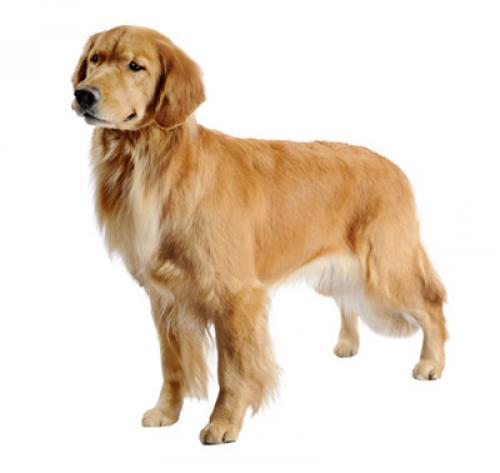
#> input picture CICLO-VII/IA/Parte_practica/semana11/ejemploImagenes/golden.jpeg, 500 x 473 px, found by its file name
$ jupyter execute 04_OCV_dibujando.ipynb
#> lines starting #> are read from the running program, lines starting #| are printed output that depends on the picture
# Dibujando con OpenCV

### Importar las librerias

[cell 1]
# Importar las librerias necesarias
from matplotlib import pyplot as plt
import numpy as np
import cv2

### Función para mostrar imágenes en Jupyter Notebooks y Google Colab

[cell 2]
def mostrar_imagen(titulo,imagen):
  imagen = cv2.cvtColor(imagen,cv2.COLOR_BGR2RGB)
  plt.imshow(imagen)
  plt.title(titulo)
  plt.grid(False)
  plt.show

### Implementando funciones de dibujo básicas en OpenCV

[cell 3]
# inicializar el lienzo con una imagen de 300x600 pixeles con 3
# canales (Rojo, Verde y Azúl) con un fondo negro
canvas = np.zeros((300, 600, 3), dtype="uint8")

[cell 4]
# mostramos el lienzo
plt.imshow(canvas)

[cell 5]
# dibujar una línea verde desde la esquina superior izquierda del
# lienzo hasta la esquina inferior derecha
green = (0, 255, 0)
cv2.line(canvas, (0, 0), (600, 300), green)
mostrar_imagen("Canvas", canvas)
#> in mostrar_imagen, `imagen = cv2.cvtColor(imagen,cv2.COLOR_BGR2RGB)`:
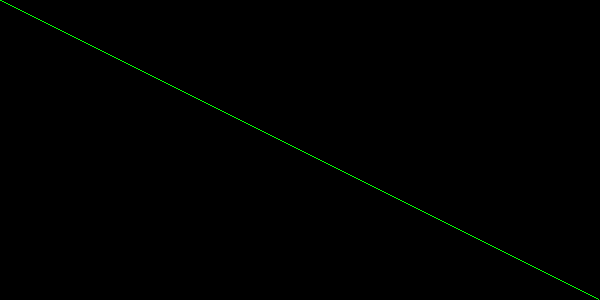
#> imagen: shape (300, 600, 3); mean R, G, B 0, 0.8, 0

[cell 6]
# dibujar una línea roja con 3 pixeles de grosor desde la esquina
# superior derecha a la esquina inferior izquierda
red = (0, 0, 255)
cv2.line(canvas, (600, 0), (0, 300), red, 3)
mostrar_imagen("Canvas", canvas)
#> call 2 of mostrar_imagen, with titulo = 'Canvas'
#> in mostrar_imagen (call 2), `imagen = cv2.cvtColor(imagen,cv2.COLOR_BGR2RGB)`:
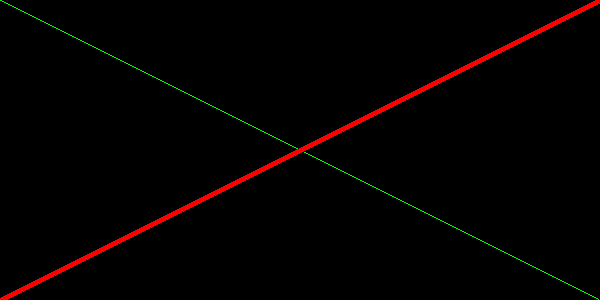
#> imagen: shape (300, 600, 3); mean R, G, B 4.7, 0.8, 0

[cell 7]
# dibujar un cuadrado verde de 50x50 pixeles, comenzando en el pixel 50,10 y
# terminando en 100,60
cv2.rectangle(canvas, (10, 50), (60, 100), green)
mostrar_imagen("Canvas", canvas)

[cell 8]
# dibujar otro rectángulo, uno rojo con 5 pixeles de grosor
cv2.rectangle(canvas, (50, 200), (200, 225), red, 5)
mostrar_imagen("Canvas", canvas)

[cell 9]
# dibujar un rectángulo y rellenarlo (azúl y rellenado )
blue = (255, 0, 0)
cv2.rectangle(canvas, (200, 50), (225, 125), blue, -1)
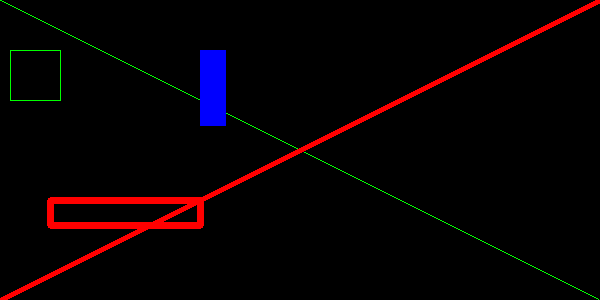
#> canvas: shape (300, 600, 3); mean of channels 0, 1, 2 2.8, 1.1, 7.9; drawn as B, G, R
mostrar_imagen("Canvas", canvas)

[cell 10]
cv2.imwrite("canvas01.jpeg",canvas)
#> Out = True

[cell 11]
# reinicializar el canvas como un arreglo vacío de 300x300, calcular el
# centro (x,y) del canvas
canvas = np.zeros((300, 300, 3), dtype="uint8")
(centerX, centerY) = (canvas.shape[1] // 2, canvas.shape[0] // 2)
white = (255, 255, 255) #color blanco

[cell 12]
# bucle para incrementar el radio, desde 25 pixeles hasta 150 pixeles
# en incrementos de 25
for r in range(0, 175, 25): #(0,25,..,125,150)
    # draw a white circle with the current radius size
    cv2.circle(canvas, (centerX, centerY), r, white)
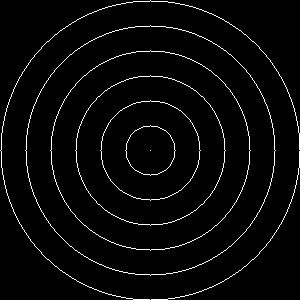
#> canvas: shape (300, 300, 3); 3.3% white in thin lines or dots

# mostrar el dibujo
mostrar_imagen("Canvas", canvas)

[cell 13]
cv2.imwrite("canvas02.jpeg",canvas)
#> Out = True

[cell 14]
# reinicializar el canvas nuevamente
canvas = np.zeros((300, 300, 3), dtype="uint8")

# dibujemos 25 circulos
for i in range(0, 25):
	# generar un radio aleatorio entre 5 y 200, generar un color
    # aleatorio, y luego escoger aleatoriamente un punto en el
    # lienzo donde sera dibujado el círculo
	radius = np.random.randint(5, high=200)
	color = np.random.randint(0, high=256, size=(3,)).tolist()
	pt = np.random.randint(0, high=300, size=(2,))

	# dibujar el circulo aleatorio
	cv2.circle(canvas, tuple(pt), radius, color, -1)
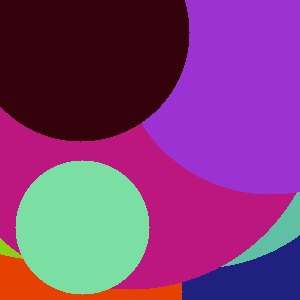
#> canvas: shape (300, 300, 3); mean of channels 0, 1, 2 120.2, 61, 125.3; drawn as B, G, R

# mostrar el dibujo
mostrar_imagen("Canvas", canvas)

[cell 15]
cv2.imwrite("canvas03.jpeg",canvas)
#> Out = True

### Dibujando en las imágenes con OpenCV

[cell 16]
args = {
	"image": "golden.jpeg"
}

[cell 17]
# cargar la imagen
image = cv2.imread(args["image"])
#> image is the input picture: shape (473, 500, 3); mean B, G, R 202.5, 217.9, 232.3

# dibujar un circulo, dos circulos rellenos y un rectángulo
cv2.circle(image, (168, 188), 90, (0, 0, 255), 2)
cv2.circle(image, (150, 164), 10, (0, 0, 255), -1)
cv2.circle(image, (192, 174), 10, (0, 0, 255), -1)
cv2.rectangle(image, (134, 200), (186, 218), (0, 0, 255), -1)
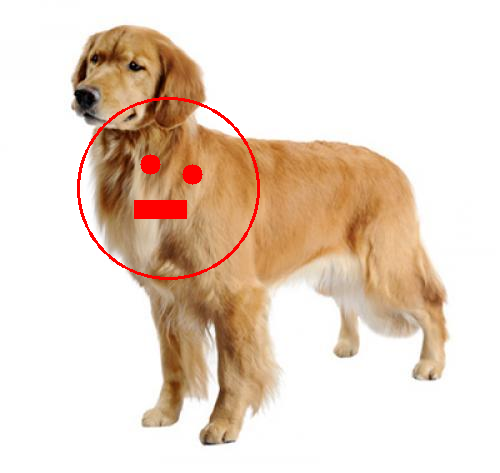
#> image: shape (473, 500, 3); mean B, G, R 200.7, 215.5, 233

# mostrar la imagen
mostrar_imagen("Output", image)

[cell 18]
cv2.imwrite("canvas04.jpeg",image)
#> Out = True
